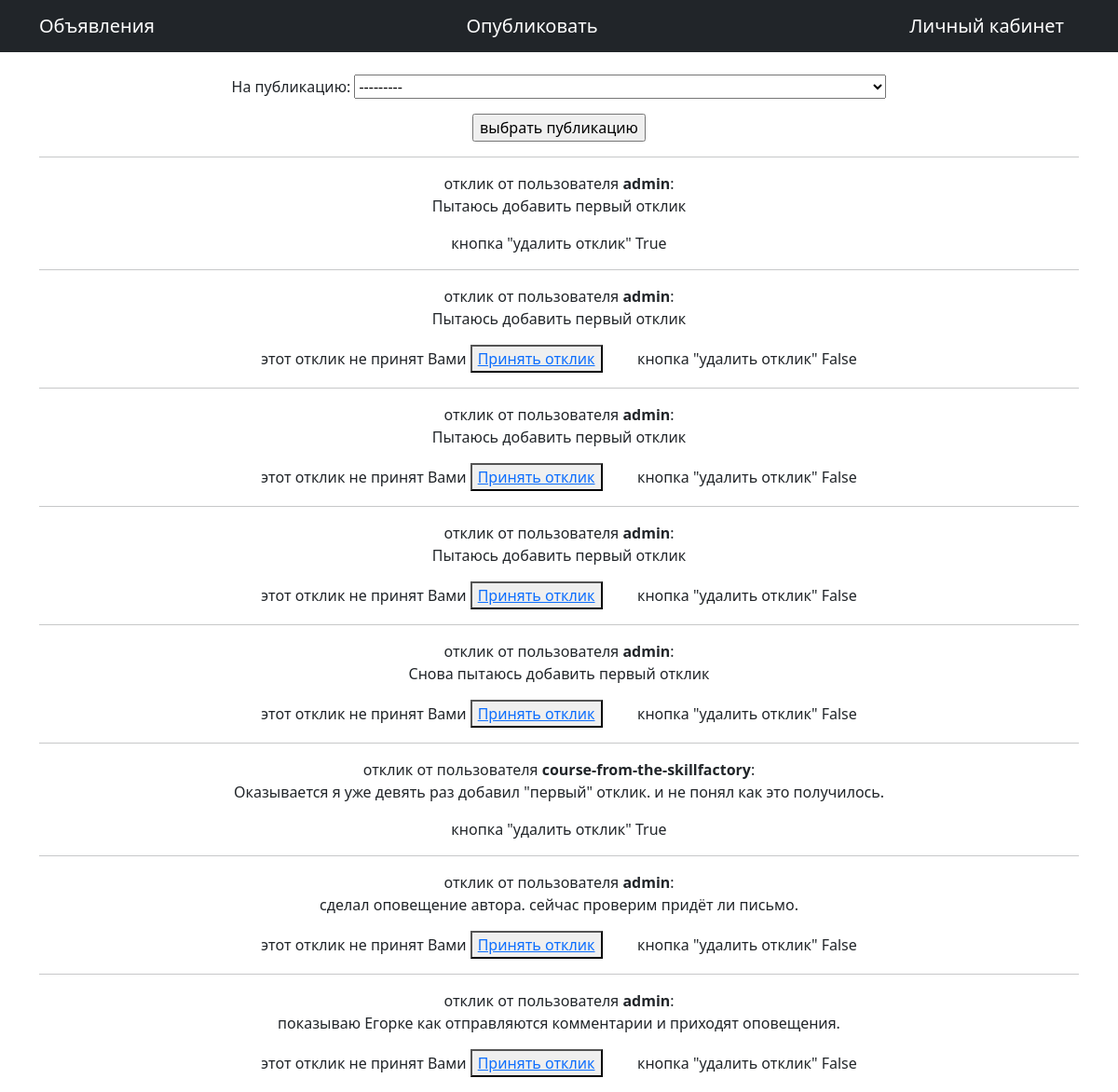
Screenshot of /private/ (signed in) with the database file from the repository.
### board/models.py (models this page shows)
class Comment(models.Model):
    publication = models.ForeignKey(Publication, on_delete=models.CASCADE, verbose_name='на публикацию')
    user = models.ForeignKey(User, on_delete=models.CASCADE, verbose_name="Комментатор")
    content = models.TextField(verbose_name="Высказывание")
    create_time = models.DateTimeField(auto_now_add=True)
    status = models.BooleanField(default=False)

### board/views.py (the view)
# urls.py: path('private/', ResponsesToMyPublications.as_view(), name='посмотреть отклики'),
class ResponsesToMyPublications(ListView):
    model = Comment
    template_name = "response_list.html"
    context_object_name = "responses"
    def get_queryset(self):
        queryset = super().get_queryset()
        queryset = queryset.filter(publication__user__id=self.request.user.id)
        self.filterset = FilterByPublications(self.request.GET, queryset, request=self.request.user.id)
        return self.filterset.qs
    def get_context_data(self, **kwargs):
        context = super().get_context_data(**kwargs)
        context["filterset"] = self.filterset
        return context

### board/models.py (called while the page is built)
    def __str__(self):
        return self.title

### templates/response_list.html (shortened to what this page needs)
{% extends 'basic.html' %}
{% block content %}
<br>
<form action="" method="get">
    {{ filterset.form.as_p }}
    <input type="submit" value="выбрать публикацию"/>
</form>
{% if responses %}
{% for response in responses %}
<hr>
отклик от пользователя <strong>{{response.user}}</strong>:
<p>{{response.content}}</p>
<p>
    {% if response.status is not True %}
    этот отклик не принят Вами
    <button><a href="{%url 'принять отклик' response.id %}">Принять отклик</a></button>&nbsp;&nbsp;&nbsp;&nbsp;&nbsp;&nbsp;&nbsp;&nbsp;
    {% endif %}
    кнопка "удалить отклик"
    {{response.status}}
</p>
{% endfor %}
{% else %}
<h3>на эту публикацию нет откликов</h3>
{% endif %}
{% endblock content %}

### rows the page displays
Comment: user "admin", content "Пытаюсь добавить первый отклик", status "True"
Comment: user "admin", content "Пытаюсь добавить первый отклик", shows "этот отклик не принят Вами", status "False"
Comment: user "admin", content "Пытаюсь добавить первый отклик", shows "этот отклик не принят Вами", status "False"
Comment: user "admin", content "Пытаюсь добавить первый отклик", shows "этот отклик не принят Вами", status "False"
Comment: user "admin", content "Снова пытаюсь добавить первый отклик", shows "этот отклик не принят Вами", status "False"
Comment: user "course-from-the-skillfactory", content "Оказывается я уже девять раз добавил \"первый\" отклик. и не понял как это получилось.", status "True"
Comment: user "admin", content "сделал оповещение автора. сейчас проверим придёт ли письмо.", shows "этот отклик не принят Вами", status "False"
Comment: user "admin", content "показываю Егорке как отправляются комментарии и приходят оповещения.", shows "этот отклик не принят Вами", status "False"
